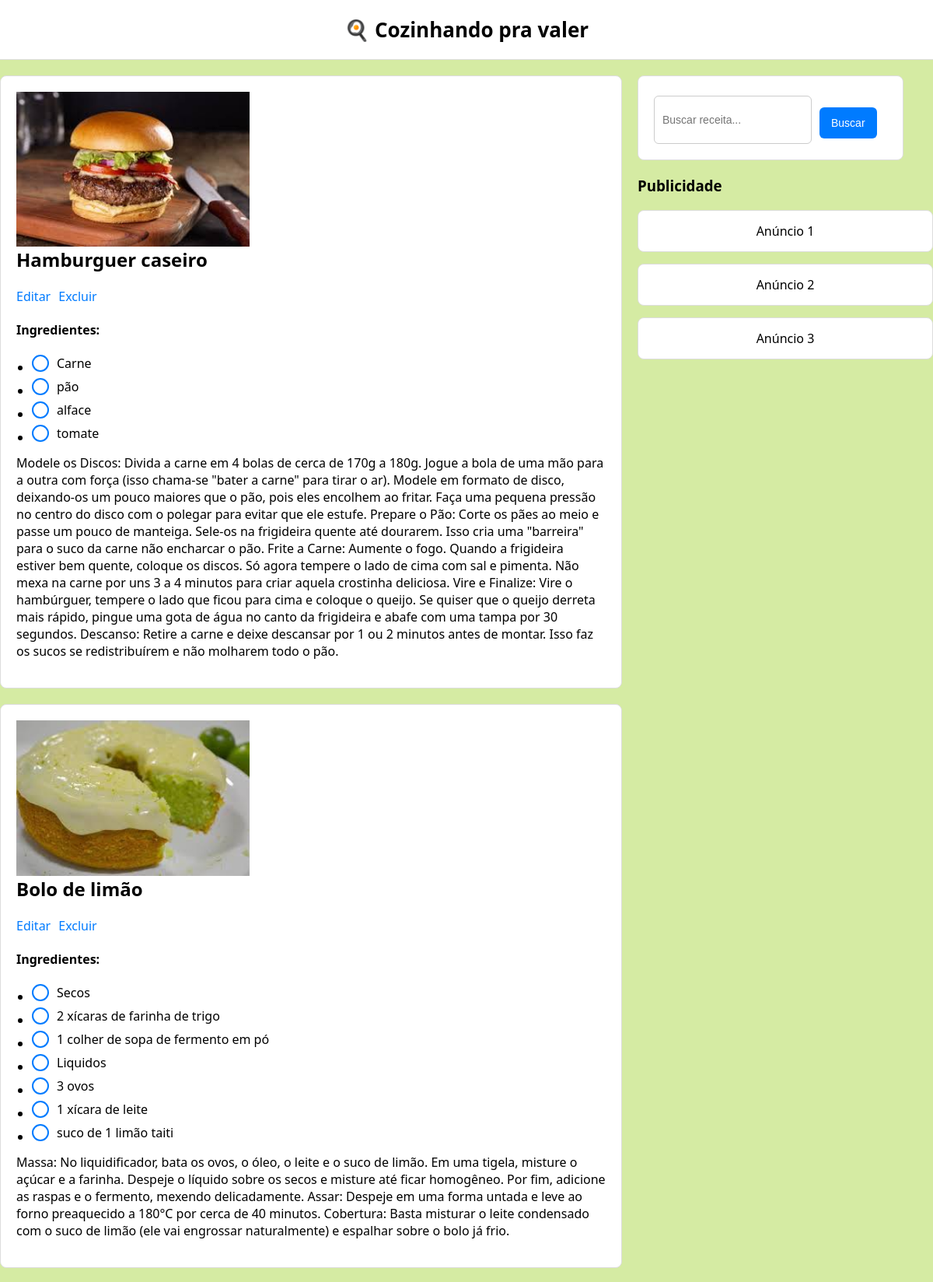
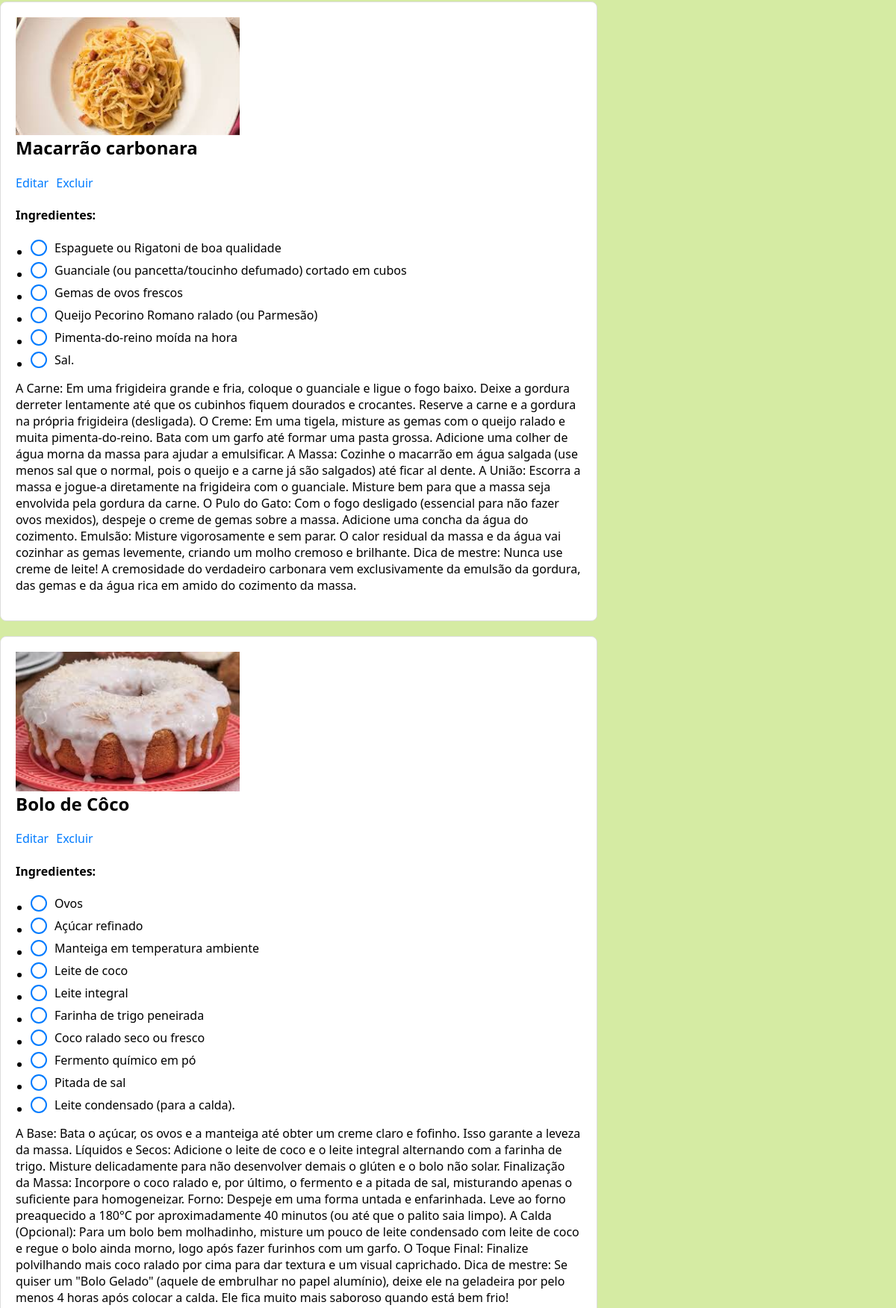
The page / (upper part) on the database its author committed (2 pictures, top to bottom).
### tables this page shows
CREATE TABLE IF NOT EXISTS `receitas` (
  `id` int NOT NULL AUTO_INCREMENT,
  `titulo` varchar(150) DEFAULT NULL,
  `descricao` text,
  `imagem` varchar(255) DEFAULT NULL,
  `created_at` timestamp NULL DEFAULT CURRENT_TIMESTAMP,
  PRIMARY KEY (`id`)
);

CREATE TABLE IF NOT EXISTS `ingredientes` (
  `ID` int NOT NULL AUTO_INCREMENT,
  `receita_id` int DEFAULT NULL,
  `nome` varchar(150) DEFAULT NULL,
  PRIMARY KEY (`ID`),
  KEY `receita_id` (`receita_id`),
  CONSTRAINT `ingredientes_ibfk_1` FOREIGN KEY (`receita_id`) REFERENCES `receitas` (`id`) ON DELETE CASCADE
);

### exibir.php (the view, shortened to what this page needs)
<?php
require_once "config/database.php";
$busca = trim($_GET['busca'] ?? '');
if(!empty($busca)){
    $sql = ("SELECT * FROM receitas WHERE titulo LIKE ? OR descricao LIKE ? ORDER BY id DESC");
    $stmt = $conn -> prepare($sql);
    $buscaLike = "%$busca%";
    $stmt->bind_param("ss", $buscaLike, $buscaLike);
    $stmt->execute();
    $result = $stmt->get_result();
} else {
$result = $conn->query("SELECT * FROM receitas ORDER BY id DESC");
}
if ($result->num_rows > 0) {
    while ($row = $result->fetch_assoc()) {
        echo "<div class='card'>";
        if (!empty($row['imagem'])) {
        echo "<img src='/blogReceita/uploads/" . $row['imagem'] . "' style='width:300px; display:block;'>";
        }
        echo "<div class='card-content'>";
        echo "<h2>" . htmlspecialchars($row['titulo']) . "</h2>";
        echo "<div class='actions'>";
        echo "<a href='editar.php?id=" . htmlspecialchars($row['id']) . "'>Editar</a>";
        echo "<a href='delete.php?id=" . htmlspecialchars($row['id']) . "' onclick='return confirm(\"Tem certeza que deseja excluir essa receita? Essa ação não pode ser desfeita.\")'>Excluir</a>";
        echo "</div>";
        $stmt_ing = $conn->prepare("SELECT nome FROM ingredientes WHERE receita_id = ?");
        $stmt_ing->bind_param("i", $row['id']);
        $stmt_ing->execute();
        $ingredientes_result = $stmt_ing->get_result();
        if ($ingredientes_result->num_rows > 0) {
            echo "<h4>Ingredientes:</h4>";
            echo "<ul>";
            while ($ing_row = $ingredientes_result->fetch_assoc()) {
                echo "
                <li>
                    <label class='checkbox-item'>
                        <input type='checkbox'>
                        <span class='custom-checkbox'></span>
                        <span>" . htmlspecialchars($ing_row['nome']) . "</span>
                    </label>
                </li>
                ";
            }
            echo "</ul>";
        }
        echo "<p>" . htmlspecialchars($row['descricao']) . "</p>";
        echo "</div>";
        echo "</div>";
    }
}
?>

### index.php (shortened to what this page needs)
<!DOCTYPE html>
<html lang="en">
<head>
    <link href="assets/style.css" rel="stylesheet">
</head>
<body>
<div class="header">
    🍳 Cozinhando pra valer
</div>
<div class="main">
    <div class="content">
        <?php include 'exibir.php'; ?>
    </div>
    <div class="sidebar">
        <div class="form-card search-box">
        <form method="GET" class="search-form">
            <input
                type="text" name="busca"
                placeholder="Buscar receita..." value="<?php echo $_GET['busca'] ?? ''; ?>">
            <button type="submit">Buscar</button>
        </form>
        </div>
        <h3>Publicidade</h3>
        <div class="ad">Anúncio 1</div>
        <div class="ad">Anúncio 2</div>
        <div class="ad">Anúncio 3</div>
    </div>
</div>
</body>

### assets/style.css (style rules this page uses)
body { font-family: 'Segoe UI', Arial, sans-serif; margin: 0; background: #d5eba3; }
.header { background: #fff; padding: 20px; text-align: center; font-size: 26px; font-weight: bold; border-bottom: 1px solid #ddd; }
.main { display: flex; max-width: 1200px; margin: 20px auto; gap: 20px; }
.content { flex: 3; max-width: 800px; }
.sidebar { flex: 1; position: sticky; top: 20px; }
.ad { background: white; padding: 15px; margin-bottom: 15px; border-radius: 8px; text-align: center; border: 1px solid #ddd; }
.card { background: white; padding: 20px; margin-bottom: 20px; border-radius: 8px; border: 1px solid #ddd; }
.card h2 { margin-top: 0; }
.actions { margin-bottom: 10px; }
.actions a { text-decoration: none; color: #007BFF; margin-right: 10px; }
.card ul { padding-left: 20px; }
.checkbox-item { display: flex; align-items: center; margin-bottom: 8px; cursor: pointer; width: fit-content; }
.custom-checkbox { width: 18px; height: 18px; border: 2px solid #007BFF; border-radius: 50%; margin-right: 10px; position: relative; }
.form-card { background: white; padding: 20px; border-radius: 8px; border: 1px solid #ddd; }
.form-card input, .form-card textarea { width: 100%; padding: 10px; margin-top: 5px; border-radius: 6px; border: 1px solid #ccc; font-size: 14px; }
.form-card button { margin-top: 20px; padding: 10px 15px; background: #007BFF; color: white; border: none; border-radius: 6px; cursor: pointer; font-size: 14px; }
.search-box { margin-bottom: 20px; max-width: 300px; display: flex; }
.search-form { display: flex; gap: 10px; }
.search-form input { flex: 1; padding-right: 10px; padding: 10px; border-radius: 6px; border: 1px solid #ccc; font-size: 14px; }
.search-form button { padding: 10px 15px; background: #007BFF; color: white; border: none; border-radius: 6px; cursor: pointer; font-size: 14px; white-space: nowrap; }
.search-form { display: flex; gap: 10px; align-items: stretch; }
.search-form input, .search-form button { height: 40px; }

### rows shown on the page
receitas: imagem (picture), titulo "Hamburguer caseiro", descricao "Modele os Discos: Divida a carne em 4 bolas de cerca de 170g a 180g. Jogue a bola de uma mão para a outra com força (isso chama-se \"bater a carne\" para tirar o ar). Modele em formato de disco, deixando-os um pouco maiores que o pão, pois eles encolhem ao fritar. Faça uma pequena pressão no centro do disco com o polegar para evitar que ele estufe. Prepare o Pão: Corte os pães ao meio e passe um pouco de manteiga. Sele-os na frigideira quente até dourarem. Isso cria uma \"barreira\" para o suco da carne não encharcar o pão. Frite a Carne: Aumente o fogo. Quando a frigideira estiver bem quente, coloque os discos. Só agora tempere o lado de cima com sal e pimenta. Não mexa na carne por uns 3 a 4…"
ingredientes: nome "Carne"
ingredientes: nome "pão"
ingredientes: nome "alface"
ingredientes: nome "tomate"
receitas: imagem (picture), titulo "Bolo de limão", descricao "Massa: No liquidificador, bata os ovos, o óleo, o leite e o suco de limão. Em uma tigela, misture o açúcar e a farinha. Despeje o líquido sobre os secos e misture até ficar homogêneo. Por fim, adicione as raspas e o fermento, mexendo delicadamente. Assar: Despeje em uma forma untada e leve ao forno preaquecido a 180°C por cerca de 40 minutos. Cobertura: Basta misturar o leite condensado com o suco de limão (ele vai engrossar naturalmente) e espalhar sobre o bolo já frio."
ingredientes: nome "Secos"
ingredientes: nome "2 xícaras de farinha de trigo"
ingredientes: nome "1 colher de sopa de fermento em pó"
ingredientes: nome "Liquidos"
ingredientes: nome "3 ovos"
ingredientes: nome "1 xícara de leite"
ingredientes: nome "suco de 1 limão taiti"
receitas: imagem (picture), titulo "Macarrão carbonara", descricao "A Carne: Em uma frigideira grande e fria, coloque o guanciale e ligue o fogo baixo. Deixe a gordura derreter lentamente até que os cubinhos fiquem dourados e crocantes. Reserve a carne e a gordura na própria frigideira (desligada). O Creme: Em uma tigela, misture as gemas com o queijo ralado e muita pimenta-do-reino. Bata com um garfo até formar uma pasta grossa. Adicione uma colher de água morna da massa para ajudar a emulsificar. A Massa: Cozinhe o macarrão em água salgada (use menos sal que o normal, pois o queijo e a carne já são salgados) até ficar al dente. A União: Escorra a massa e jogue-a diretamente na frigideira com o guanciale. Misture bem para que a massa seja envolvida pela…"
ingredientes: nome "Espaguete ou Rigatoni de boa qualidade"
ingredientes: nome "Guanciale (ou pancetta/toucinho defumado) cortado em cubos"
ingredientes: nome "Gemas de ovos frescos"
ingredientes: nome "Queijo Pecorino Romano ralado (ou Parmesão)"
ingredientes: nome "Pimenta-do-reino moída na hora"
ingredientes: nome "Sal."
receitas: imagem (picture), titulo "Bolo de Côco", descricao "A Base: Bata o açúcar, os ovos e a manteiga até obter um creme claro e fofinho. Isso garante a leveza da massa. Líquidos e Secos: Adicione o leite de coco e o leite integral alternando com a farinha de trigo. Misture delicadamente para não desenvolver demais o glúten e o bolo não solar. Finalização da Massa: Incorpore o coco ralado e, por último, o fermento e a pitada de sal, misturando apenas o suficiente para homogeneizar. Forno: Despeje em uma forma untada e enfarinhada. Leve ao forno preaquecido a 180°C por aproximadamente 40 minutos (ou até que o palito saia limpo). A Calda (Opcional): Para um bolo bem molhadinho, misture um pouco de leite condensado com leite de coco e regue o bolo…"
ingredientes: nome "Ovos"
ingredientes: nome "Açúcar refinado"
ingredientes: nome "Manteiga em temperatura ambiente"
ingredientes: nome "Leite de coco"
ingredientes: nome "Leite integral"
ingredientes: nome "Farinha de trigo peneirada"
ingredientes: nome "Coco ralado seco ou fresco"
ingredientes: nome "Fermento químico em pó"
ingredientes: nome "Pitada de sal"
ingredientes: nome "Leite condensado (para a calda)."
